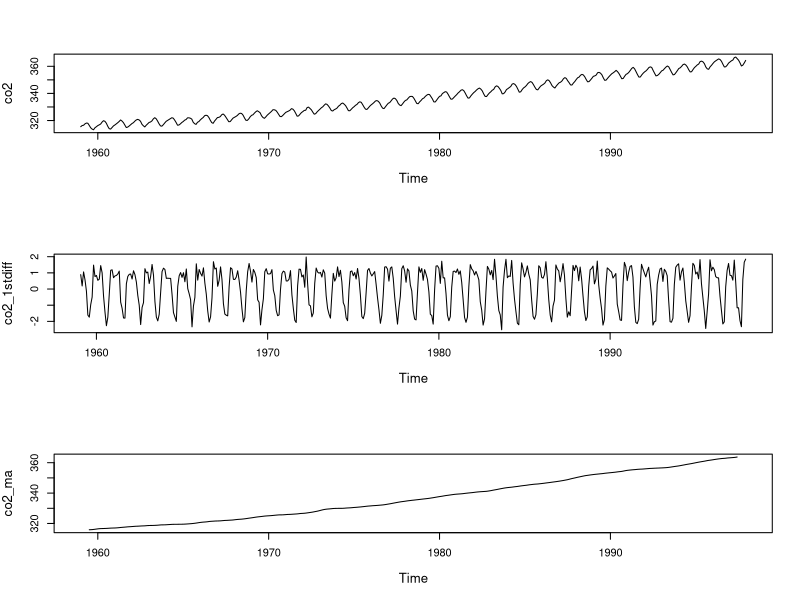
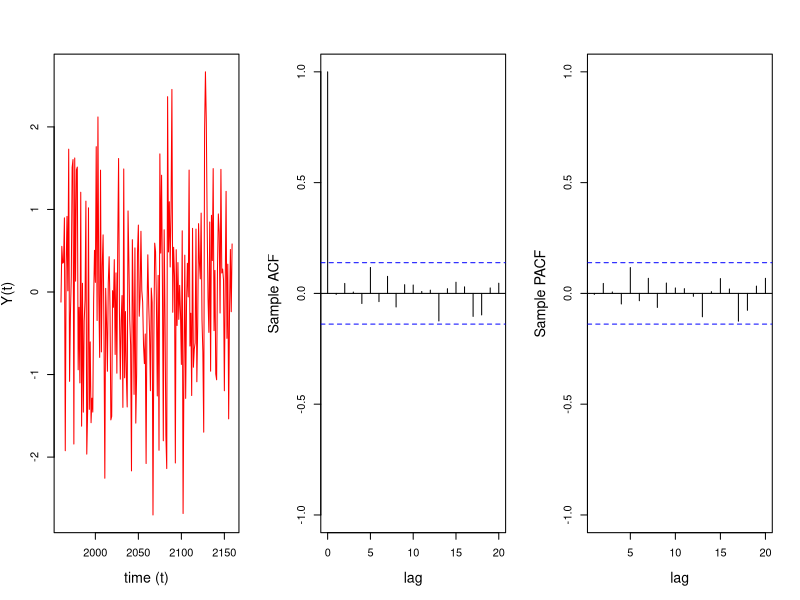

Generate these figures, in order, with R:
# Differencing and filtering via moving averages
data(co2) 

# Take first differences to remove the trend 
co2_1stdiff=diff(co2,differences=1)

# Filter via moving averages to remove the seasonality 
co2_ma=filter(co2,filter=c(1/24,rep(1/12,11),1/24),sides=2)

par(mfrow=c(3,1), cex.lab=1.2,cex.main=1.2)
plot(co2) # plot the original data 
plot(co2_1stdiff) # plot the first differences (removes trend, highlights seasonality)
plot(co2_ma) # plot the filtered series via moving averages (removes the seasonality, highlights the trend)


#
# Simulate data with no temporal structure (white noise)
#
set.seed(2021)
T=200
t =1:T
y_white_noise=rnorm(T, mean=0, sd=1)
#
# Define a time series object in R: 
# Assume the data correspond to annual observations starting in January 1960 
#
yt=ts(y_white_noise, start=c(1960), frequency=1)
#
# plot the simulated time series, their sample ACF and their sample PACF
#
par(mfrow = c(1, 3), cex.lab = 1.3, cex.main = 1.3)
yt=ts(y_white_noise, start=c(1960), frequency=1)
plot(yt, type = 'l', col='red', xlab = 'time (t)', ylab = "Y(t)")
acf(yt, lag.max = 20, xlab = "lag",
    ylab = "Sample ACF",ylim=c(-1,1),main="")
pacf(yt, lag.max = 20,xlab = "lag",
     ylab = "Sample PACF",ylim=c(-1,1),main="")